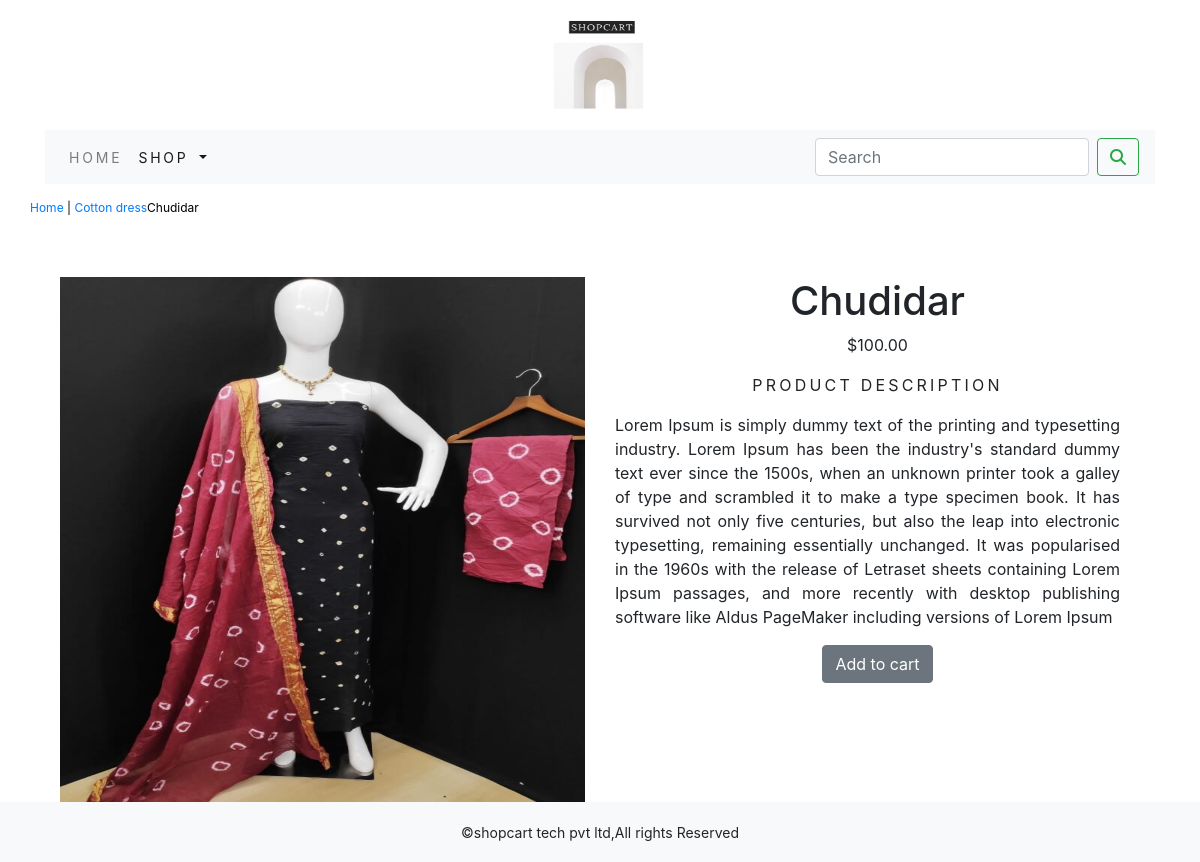
Page /shop/cotton-dress/chudidar/ on the committed database.
### shop/models.py (models this page shows, shortened)
class Product(models.Model):
    name = models.CharField(max_length=250, unique=True)
    slug = models.SlugField(max_length=250, unique=True)
    description = models.TextField(blank=True)
    price = models.DecimalField(max_digits=10, decimal_places=2)
    category = models.ForeignKey(Category, on_delete=models.CASCADE)
    image = models.ImageField(upload_to='products', blank=True)
    stock = models.IntegerField()
    available = models.BooleanField(default=True)
    created = models.DateField(auto_now_add=True)
    updated = models.DateField(auto_now=True)
    class Meta:
        ordering = ('name',)
        verbose_name = 'product'
        verbose_name_plural = 'products'

class Category(models.Model):
    name = models.CharField(max_length=250, unique=True)
    slug = models.SlugField(max_length=250, unique=True)
    description = models.TextField(blank=True)
    image = models.ImageField(upload_to='category', blank=True)
    class Meta:
        ordering = ('name',)
        verbose_name = 'category'
        verbose_name_plural = 'categories'
    def get_urls(self):
        return reverse('shop:Product_by_Category', args=[self.slug])
    def __str__(self):
        return '{}'.format(self.name)

### shop/views.py (the view)
# urls.py: path('<slug:c_slug>/<slug:product_slug>/', views.proDetail, name='ProdCatdetails'),
def proDetail(request, c_slug, product_slug):
    try:
        product = Product.objects.get(category__slug=c_slug, slug=product_slug)
    except Exception as e:
        raise e
    return render(request, 'product.html', {'product': product})

### cart/context_processors.py (called while the page is built)
def counter(request):
    item_count = 0
    if 'admin' in request.path:
        return {}
    else:
        try:
            cart=Cart.objects.filter(cart_id=_cart_id(request))
            cart_items=CartItem.objects.all().filter(cart=cart[:1])
            for cart_item in cart_items:
                item_count += cart_item.quantity
        except Cart.DoesNotExist:
            item_count = 0
    return dict(item_count=item_count)

### cart/views.py (called while the page is built)
def _cart_id(request):
    cart = request.session.session_key
    if not cart:
        cart = request.session.create()
    return cart

### shop/context_processors.py (called while the page is built)
def menu_links(request):
    links=Category.objects.all()
    return dict(links=links)

### templates/product.html (shortened to what this page needs)
{% extends 'base.html' %}
{% load static %}
{% block content %}
<div class="row my_prod_row_class">
  <div class="mx_auto">
    <p><a href="{% url 'shop:allProdCat' %}">Home</a> | <a href="{{product.category.get_url}}">{{product.category}}</a>{{product.name}}</p>
  </div>
</div>
<br>
<div class="container">
<div class="row">
    <div class="col-12 col-sm-12 col-md-12 col-lg-6 text-center">
        <div style="min-width:18em;">
            <img src="{{product.image.url}}" alt="{{product.name}}" style="width:100%;height:525px;">
        </div>
    </div>
    <div class="col-12 col-sm-12 col-md-12 col-lg-6 text-center">
        <div>
            <h1 class="my_prod_title">{{product.name}}</h1>
            <p>${{product.price}}</p>
            <p class="my_title">Product Description</p>
            <p class="text-justify my_prod_text">{{product.description}}</p>
            {% if product.stock <= 0 %}
                <p class="text-justify my_prod_text"><b>Out of stocks</b></p>
            {% else %}
                <a class="btn btn-secondary" href="{% url 'cart:add_cart' product.id%}">Add to cart</a>
            {% endif %}
        </div>
    </div>
</div>
</div>
{% endblock %}

### static/css/custom.css (style rules this page uses)
body { font-family: 'Roboto', sans-serif; }
.my_title { font-size:16px; text-transform:uppercase; letter-spacing:.2em; }
.my_prod_row_class { padding-top:15px; padding-bottom:20px; }
.my_prod_row_class .mx_auto { color:#000; font-size:12px; text-decoration:none; }
.my_prod_text { padding-right:20px; }

### rows in the picture
Product: category "Cotton dress", name "Chudidar", image (picture), price "100.00", description "Lorem Ipsum is simply dummy text of the printing and typesetting industry. Lorem Ipsum has been the industry's standard dummy text ever since the 1500s, when an unknown printer took a galley of type and scrambled it to make a type specimen book. It has survived not only five centuries, but also the leap into electronic typesetting, remaining essentially unchanged. It was popularised in the 1960s with the release of Letraset sheets containing Lorem Ipsum passages, and more recently with desktop publishing software like Aldus PageMaker including versions of Lorem Ipsum"
